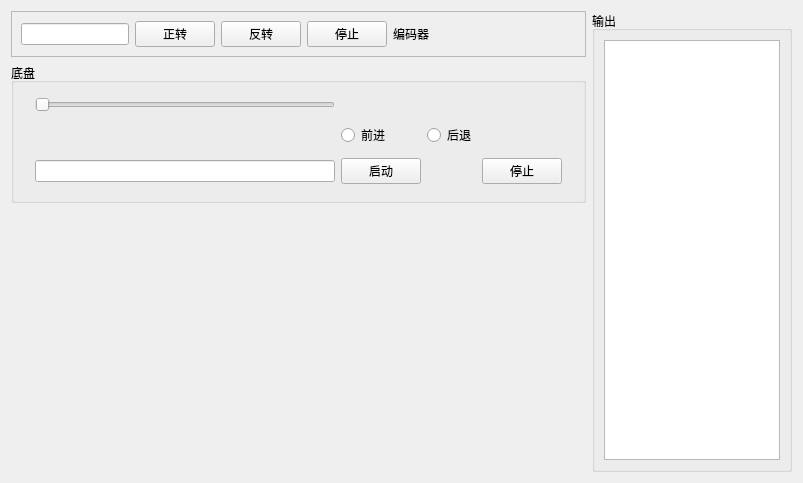
<?xml version="1.0" encoding="UTF-8"?>
<ui version="4.0">
 <class>yankongDataForm</class>
 <widget class="QWidget" name="yankongDataForm">
  <property name="geometry">
   <rect>
    <x>0</x>
    <y>0</y>
    <width>803</width>
    <height>483</height>
   </rect>
  </property>
  <property name="windowTitle">
   <string>Form</string>
  </property>
  <layout class="QGridLayout" name="gridLayout">
   <item row="0" column="0">
    <widget class="QFrame" name="frame">
     <property name="frameShape">
      <enum>QFrame::StyledPanel</enum>
     </property>
     <property name="frameShadow">
      <enum>QFrame::Raised</enum>
     </property>
     <layout class="QHBoxLayout" name="horizontalLayout">
      <item>
       <widget class="QLineEdit" name="lineEdit_value"/>
      </item>
      <item>
       <widget class="QPushButton" name="pushButton_zhengzhuan">
        <property name="text">
         <string>正转</string>
        </property>
       </widget>
      </item>
      <item>
       <widget class="QPushButton" name="pushButton_fanzhuan">
        <property name="text">
         <string>反转</string>
        </property>
       </widget>
      </item>
      <item>
       <widget class="QPushButton" name="pushButton_stop">
        <property name="text">
         <string>停止</string>
        </property>
       </widget>
      </item>
      <item>
       <widget class="QLabel" name="label">
        <property name="text">
         <string>编码器</string>
        </property>
       </widget>
      </item>
      <item>
       <widget class="QLabel" name="label_bmq">
        <property name="minimumSize">
         <size>
          <width>100</width>
          <height>0</height>
         </size>
        </property>
        <property name="text">
         <string/>
        </property>
       </widget>
      </item>
      <item>
       <spacer name="horizontalSpacer">
        <property name="orientation">
         <enum>Qt::Horizontal</enum>
        </property>
        <property name="sizeHint" stdset="0">
         <size>
          <width>40</width>
          <height>20</height>
         </size>
        </property>
       </spacer>
      </item>
     </layout>
    </widget>
   </item>
   <item row="2" column="0">
    <spacer name="verticalSpacer">
     <property name="orientation">
      <enum>Qt::Vertical</enum>
     </property>
     <property name="sizeHint" stdset="0">
      <size>
       <width>20</width>
       <height>413</height>
      </size>
     </property>
    </spacer>
   </item>
   <item row="1" column="0">
    <widget class="QGroupBox" name="groupBox">
     <property name="minimumSize">
      <size>
       <width>0</width>
       <height>140</height>
      </size>
     </property>
     <property name="title">
      <string>底盘</string>
     </property>
     <layout class="QGridLayout" name="gridLayout_2">
      <item row="2" column="3">
       <spacer name="horizontalSpacer_3">
        <property name="orientation">
         <enum>Qt::Horizontal</enum>
        </property>
        <property name="sizeHint" stdset="0">
         <size>
          <width>194</width>
          <height>20</height>
         </size>
        </property>
       </spacer>
      </item>
      <item row="2" column="2">
       <widget class="QPushButton" name="pushButton_start">
        <property name="text">
         <string>启动</string>
        </property>
       </widget>
      </item>
      <item row="0" column="2">
       <widget class="QLabel" name="label_value">
        <property name="text">
         <string/>
        </property>
       </widget>
      </item>
      <item row="2" column="1">
       <widget class="QLineEdit" name="lineEdit">
        <property name="minimumSize">
         <size>
          <width>300</width>
          <height>0</height>
         </size>
        </property>
       </widget>
      </item>
      <item row="2" column="0">
       <spacer name="horizontalSpacer_2">
        <property name="orientation">
         <enum>Qt::Horizontal</enum>
        </property>
        <property name="sizeType">
         <enum>QSizePolicy::Preferred</enum>
        </property>
        <property name="sizeHint" stdset="0">
         <size>
          <width>194</width>
          <height>20</height>
         </size>
        </property>
       </spacer>
      </item>
      <item row="2" column="5">
       <spacer name="horizontalSpacer_4">
        <property name="orientation">
         <enum>Qt::Horizontal</enum>
        </property>
        <property name="sizeHint" stdset="0">
         <size>
          <width>194</width>
          <height>20</height>
         </size>
        </property>
       </spacer>
      </item>
      <item row="2" column="4">
       <widget class="QPushButton" name="pushButton_stop_2">
        <property name="text">
         <string>停止</string>
        </property>
       </widget>
      </item>
      <item row="0" column="1">
       <widget class="QSlider" name="horizontalSlider">
        <property name="maximum">
         <number>4095</number>
        </property>
        <property name="singleStep">
         <number>1</number>
        </property>
        <property name="orientation">
         <enum>Qt::Horizontal</enum>
        </property>
       </widget>
      </item>
      <item row="1" column="2">
       <widget class="QRadioButton" name="radioButton_up">
        <property name="text">
         <string>前进</string>
        </property>
       </widget>
      </item>
      <item row="1" column="3">
       <widget class="QRadioButton" name="radioButton_back">
        <property name="text">
         <string>后退</string>
        </property>
       </widget>
      </item>
     </layout>
    </widget>
   </item>
   <item row="0" column="1" rowspan="3">
    <widget class="QGroupBox" name="groupBox_2">
     <property name="minimumSize">
      <size>
       <width>200</width>
       <height>0</height>
      </size>
     </property>
     <property name="title">
      <string>输出</string>
     </property>
     <layout class="QGridLayout" name="gridLayout_3">
      <item row="0" column="0">
       <widget class="QTextEdit" name="textEdit"/>
      </item>
     </layout>
    </widget>
   </item>
  </layout>
 </widget>
 <resources/>
 <connections/>
</ui>
